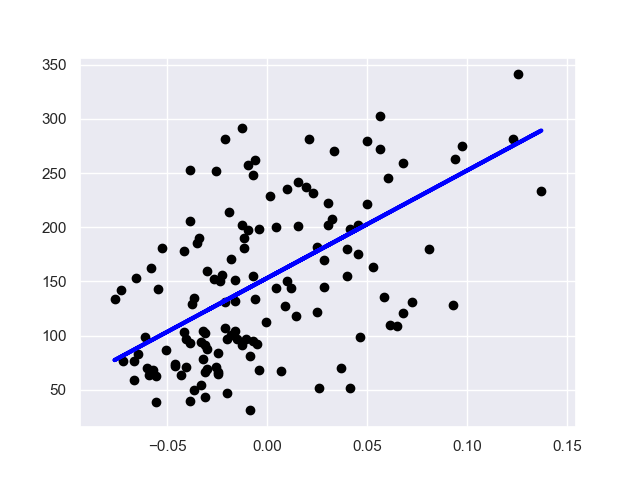

Generate this figure with Python:
from sklearn.datasets import load_diabetes
from sklearn import linear_model
from sklearn.model_selection import train_test_split
from matplotlib import pyplot as plt
import numpy as np
import seaborn as sns

sns.set()

"""
年龄，性别，体质指数，血压，(六种血清的化验数据) 10个特征
预测目标为病情指数
"""

diabetes = load_diabetes()
X = diabetes['data'][:, np.newaxis, 2]
Y = diabetes['target']
X_train, X_test, Y_train, Y_test = train_test_split(X, Y, test_size=0.3)
regr = linear_model.LinearRegression().fit(X_train, Y_train)
plt.scatter(X_test, Y_test, c='black')
plt.plot(X_test, regr.predict(X_test), color='blue', linewidth=3)
plt.savefig('linear-regression.png')
plt.show()
